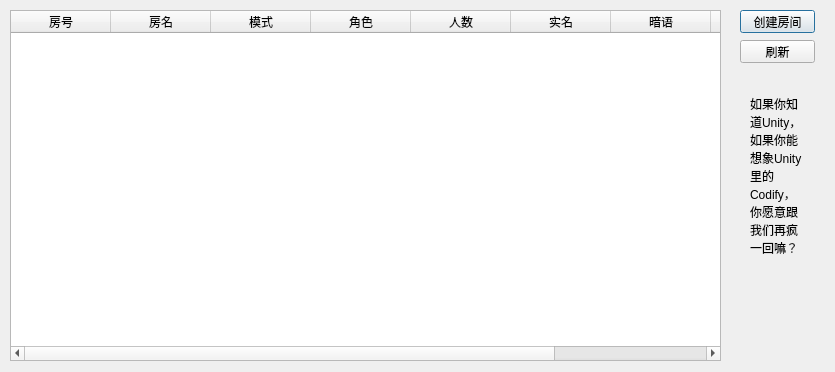
<?xml version="1.0" encoding="UTF-8"?>
<ui version="4.0">
 <class>Lobby</class>
 <widget class="QDialog" name="Lobby">
  <property name="geometry">
   <rect>
    <x>0</x>
    <y>0</y>
    <width>835</width>
    <height>372</height>
   </rect>
  </property>
  <property name="windowTitle">
   <string>Dialog</string>
  </property>
  <widget class="QTableWidget" name="tableWidget">
   <property name="geometry">
    <rect>
     <x>10</x>
     <y>10</y>
     <width>711</width>
     <height>351</height>
    </rect>
   </property>
   <property name="minimumSize">
    <size>
     <width>521</width>
     <height>351</height>
    </size>
   </property>
   <property name="sortingEnabled">
    <bool>true</bool>
   </property>
   <column>
    <property name="text">
     <string>房号</string>
    </property>
   </column>
   <column>
    <property name="text">
     <string>房名</string>
    </property>
   </column>
   <column>
    <property name="text">
     <string>模式</string>
    </property>
   </column>
   <column>
    <property name="text">
     <string>角色</string>
    </property>
   </column>
   <column>
    <property name="text">
     <string>人数</string>
    </property>
   </column>
   <column>
    <property name="text">
     <string>实名</string>
    </property>
   </column>
   <column>
    <property name="text">
     <string>暗语</string>
    </property>
   </column>
   <column>
    <property name="text">
     <string>座次</string>
    </property>
   </column>
   <column>
    <property name="text">
     <string>禁聊</string>
    </property>
   </column>
  </widget>
  <widget class="QPushButton" name="createButton">
   <property name="geometry">
    <rect>
     <x>740</x>
     <y>10</y>
     <width>75</width>
     <height>23</height>
    </rect>
   </property>
   <property name="text">
    <string>创建房间</string>
   </property>
  </widget>
  <widget class="QPushButton" name="refreshButton">
   <property name="geometry">
    <rect>
     <x>740</x>
     <y>40</y>
     <width>75</width>
     <height>23</height>
    </rect>
   </property>
   <property name="text">
    <string>刷新</string>
   </property>
  </widget>
  <widget class="QLabel" name="label">
   <property name="geometry">
    <rect>
     <x>750</x>
     <y>80</y>
     <width>54</width>
     <height>191</height>
    </rect>
   </property>
   <property name="autoFillBackground">
    <bool>false</bool>
   </property>
   <property name="text">
    <string>如果你知道Unity，如果你能想象Unity里的Codify，你愿意跟我们再疯一回嘛？</string>
   </property>
   <property name="alignment">
    <set>Qt::AlignLeading|Qt::AlignLeft|Qt::AlignVCenter</set>
   </property>
   <property name="wordWrap">
    <bool>true</bool>
   </property>
  </widget>
 </widget>
 <resources/>
 <connections/>
</ui>
